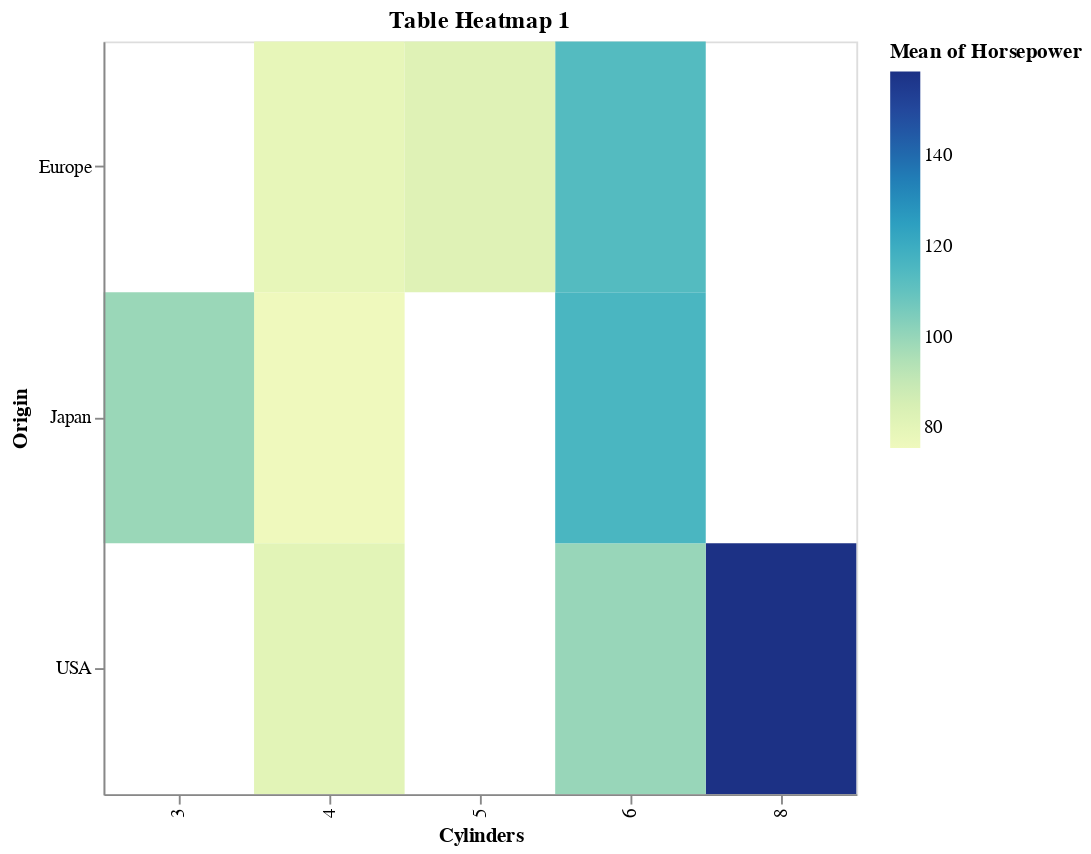

The notebook cell saved with this chart:
### Markdown cell above
## Table Heatmap 1

### Code cell
@vlplot(
  data = cars,
  mark = :rect,
  x = "Cylinders:n",
  y = "Origin:n",
  color = "mean(Horsepower)",
  title = "Table Heatmap 1",
  width = 400,
  height = 400

)

### Figure 1 — Vega-Lite specification as saved in the notebook (floating-point values rounded to 4 significant figures; data arrays with more than 128 entries replaced by an {"elided": "..."} marker saying what was removed)
{"data": {"values": {"elided": "406 records"}}, "encoding": {"color": {"aggregate": "mean", "field": "Horsepower", "type": "quantitative"}, "x": {"field": "Cylinders", "type": "nominal"}, "y": {"field": "Origin", "type": "nominal"}}, "height": 400, "mark": "rect", "title": "Table Heatmap 1", "width": 400}
